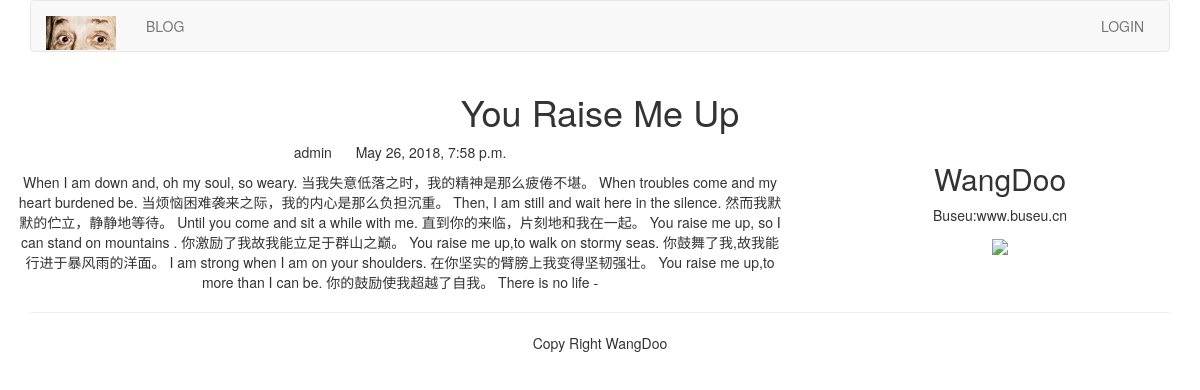
Page /blog/1/ on the committed database.
### blog/models.py (models this page shows, shortened)
class BlogArticles(models.Model):
	title = models.CharField(max_length=300)
	author = models.ForeignKey(User, related_name='blog_posts', on_delete=models.CASCADE)
	body = models.TextField()
	publish = models.DateTimeField(default=timezone.now)
	class Meta:
		ordering = ("-publish",)

### blog/views.py (the view)
# urls.py: path('<int:article_id>/', views.blog_article, name='blog_detail'),
def blog_article(request, article_id):
	article = get_object_or_404(BlogArticles, id=article_id)
	pub = article.publish
	return render(request, "blog/content.html", {"article":article, "publish":pub})

### templates/blog/content.html (shortened to what this page needs)
{% extends "base.html" %}
{% block content %}
<div class="row text-center">
	<h1>{{ article.title }}</h1>
<div/>
<div class="row">
	<div class="col-xs-12 col-md-8">
		<p class="text-center">
			<span>{{ article.author.username }}</span>
			<span style="margin-left:20px">{{ publish }}</span>
		</p>
		<div>{{ article.body }}</div>
	</div>
	<div class="col-xs-6 col-md-4">
		<h2>WangDoo</h2>
		<p>Buseu:www.buseu.cn</p>
		<img  width="400px" src="https://goss.vcg.com/creative/vcg/800/new/VCG211153943465.jpg">
	</div>
</div>
{% endblock %}

### rows in the picture
BlogArticles: title "You Raise Me Up", author.username "admin", publish "May 26, 2018, 7:58 p.m.", body "When I am down and, oh my soul, so weary. 当我失意低落之时，我的精神是那么疲倦不堪。 When troubles come and my heart burdened be. 当烦恼困难袭来之际，我的内心是那么负担沉重。 Then, I am still and wait here in the silence. 然而我默默的伫立，静静地等待。 Until you come and sit a while with me. 直到你的来临，片刻地和我在一起。 You raise me up, so I can stand on mountains . 你激励了我故我能立足于群山之巅。 You raise me up,to walk on stormy seas. 你鼓舞了我,故我能行进于暴风雨的洋面。 I am strong when I am on your shoulders. 在你坚实的臂膀上我变得坚韧强壮。 You raise me up,to more than I can be. 你的鼓励使我超越了自我。 There is no life -"
